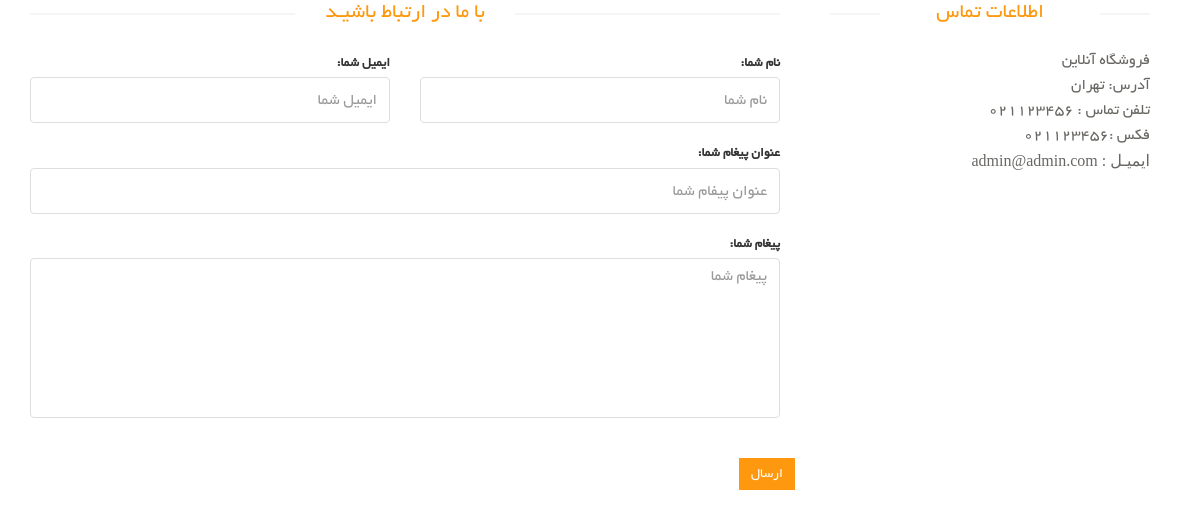
The page /contact-us/ on the database its author committed.
### site_settings_module/models.py (models this page shows, shortened)
class SiteSettings(models.Model):
    is_main_setting = models.BooleanField(verbose_name="تنظیمات اصلی")
    site_name = models.CharField(max_length=250, verbose_name="نام سایت")
    address = models.CharField(max_length=250, verbose_name="آدرس")
    phone = models.CharField(max_length=250, null=True, verbose_name="شماره تلفن")
    fax = models.CharField(max_length=250, null=True, verbose_name="فکس")
    email = models.CharField(max_length=250, null=True, verbose_name="ایمیل")
    copy_right_text = models.TextField(verbose_name="متن کپی رایت")
    site_logo = models.ImageField(upload_to="images/site_settings/", verbose_name="لوگو سایت")
    site_url = models.CharField(max_length=250, verbose_name="دامنه سایت")
    about_us = models.TextField(verbose_name="درباره ما")
    git_hub_url = models.URLField(verbose_name="آدرس گیت هاب", max_length=250, null=True)
    class Meta:
        verbose_name = "تنظیمات سایت"
        verbose_name_plural = "تنظیمات"

### contact_us/views.py (the view)
# urls.py: path('', views.ContactUsView.as_view(), name="contact-us-page"),
class ContactUsView(CreateView):
    form_class = ContactUsModelForm
    template_name = "contact_us/contact_us_page.html"
    success_url = "/"
    def get_context_data(self, **kwargs):
        context = super().get_context_data(**kwargs)
        context["settings"]: SiteSettings = SiteSettings.objects.filter(is_main_setting=True).first()
        return context

### contact_us/templates/contact_us/contact_us_page.html (shortened to what this page needs)
{% extends 'shared/layout.html' %}
{% block content %}
<div id="contact-page" class="container">
    	<div class="bg">
    		<div class="row">
	    		<div class="col-sm-8">
	    			<div class="contact-form">
	    				<h2 class="title text-center">با ما در ارتباط باشیـد</h2>
				    	<form id="main-contact-form" class="contact-form row" action="{% url 'contact-us-page' %}"
                              method="post">
                            <div class="col-md-6 form-group {% if form.email.errors %} text-danger {% endif %}">
                                {{ form.email.label_tag }}
                                {{ form.email }}
                            </div>
                            <div class="col-md-6 form-group {% if form.full_name.errors %} text-danger {% endif %}">
                                {{ form.full_name.label_tag }}
                                {{ form.full_name }}
                            </div>
                            <div class="col-md-12 form-group {% if form.title.errors %} text-danger {% endif %}">
                                {{ form.title.label_tag }}
                                {{ form.title }}
                            </div>
                            <div class="form-group col-md-12 {% if form.message.errors %} text-danger {% endif %}">
                                {{ form.message.label_tag }}
                                {{ form.message }}
                            </div>
                                <button type="submit" class="btn btn-primary pull-right">ارسال</button>
				        </form>
	    			</div>
	    		</div>
	    		<div class="col-sm-4">
	    			<div class="contact-info">
	    				<h2 class="title text-center">اطلاعات تماس</h2>
	    				<address>
                            <p>{{ settings.site_name }}</p>
							<p>آدرس: {{ settings.address }}</p>
							<p>تلفن تماس : {{ settings.phone }}</p>
							<p>فکس :{{ settings.fax }}</p>
							<p style="font-family: tahoma,serif;">ایمیـل : {{ settings.email }}</p>
	    				</address>
	    			</div>
    			</div>
	    	</div>
    	</div>
    </div>
{% endblock %}

### static/css/main.css (style rules this page uses)
body { font-family: 'BYekan'; font-size: 10pt; position: relative; font-weight: normal; direction: rtl; }
h1, h2, h3, h4, h5, h6 { font-family: 'BYekan', sans-serif; }
.left-sidebar h2:after, h2.title:after { content: " "; position: absolute; border: 1px solid #f5f5f5; bottom:8px; right: 0; width: 100%; height: 0; z-index: -2; }
h2.title:before { content: " "; position: absolute; background: #fff; bottom: -6px; width: 220px; height: 30px; z-index: -1; right: 50%; margin-right: -110px; }
h2.title { color: #FE980F; font-family: 'BYekan', sans-serif; font-size: 16pt; font-weight: 400; margin: 0 15px; text-transform: uppercase; margin-bottom: 30px; position: relative; }
.bg h2.title { margin-right:0; margin-left:0; margin-top: 0; }
.chose_area input, select, textarea { background: #F0F0E9; border:0; color: #696763; padding: 6px; width: 100%; border-radius: 0; resize: none }
.btn.btn-primary { background:#FE980F; border: 0 none; border-radius: 0; margin-top: 16px; }
.contact-form .form-group { margin-bottom: 20px; }
#contact-page .form-control { background-color: #fff; border: 1px solid #ddd; color: #696763; height: 46px; padding: 6px 12px; width: 100%; font-size: 16px; border-radius: 4px; box-shadow:inherit; }
#contact-page #message { height:160px; resize:none; }
#main-contact-form .btn-primary { margin-bottom: 15px; margin-top: 20px; }
#contact-page .contact-info { padding: 0 20px; }
#contact-page .contact-info address { margin-bottom: 40px; margin-top: -5px; }
#contact-page .contact-info p { margin-bottom: 0; color: #696763; font-size: 16px; line-height: 25px; }

### rows shown on the page
SiteSettings: site_name "فروشگاه آنلاین", address "تهران", phone "021123456", fax "021123456", email "admin@admin.com"
